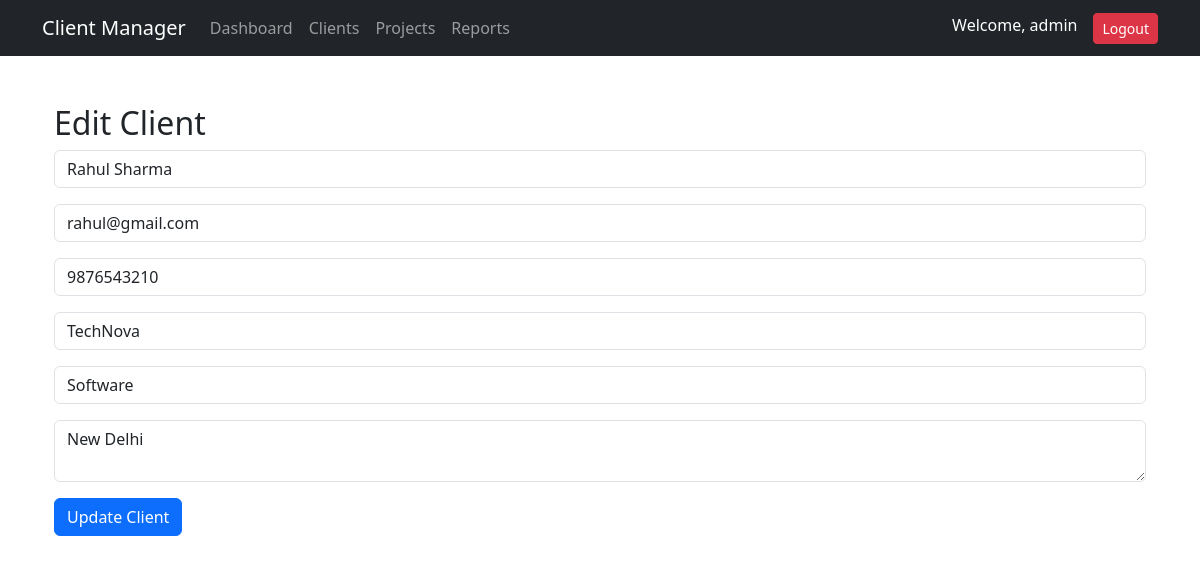
Screenshot of /clients/edit_client.php?id=1 (signed in) with the database file from the repository.
### tables this page shows
CREATE TABLE `clients` (
  `client_id` int(11) NOT NULL,
  `client_name` varchar(100) NOT NULL,
  `email` varchar(100) NOT NULL,
  `phone` varchar(20) DEFAULT NULL,
  `company_name` varchar(100) DEFAULT NULL,
  `industry` varchar(100) DEFAULT NULL,
  `address` text DEFAULT NULL,
  `created_at` timestamp NOT NULL DEFAULT current_timestamp()
);

### clients/edit_client.php (the view, shortened to what this page needs)
<?php
include("../includes/db.php");
include("../includes/header.php");
$id = $_GET['id'];
$result = mysqli_query(
$conn,
"SELECT * FROM clients
WHERE client_id=$id"
);
$client = mysqli_fetch_assoc($result);
?>
<link href="https://cdn.jsdelivr.net/npm/bootstrap@5.3.3/dist/css/bootstrap.min.css"
rel="stylesheet">
<div class="container mt-5">
<h2>Edit Client</h2>
<form method="POST">
<input
type="text"
name="client_name"
value="<?php echo $client['client_name']; ?>"
class="form-control mb-3">
<input
type="email"
name="email"
value="<?php echo $client['email']; ?>"
class="form-control mb-3">
<input
type="text"
name="phone"
value="<?php echo $client['phone']; ?>"
class="form-control mb-3">
<input
type="text"
name="company_name"
value="<?php echo $client['company_name']; ?>"
class="form-control mb-3">
<input
type="text"
name="industry"
value="<?php echo $client['industry']; ?>"
class="form-control mb-3">
<textarea
name="address"
class="form-control mb-3"><?php echo $client['address']; ?></textarea>
<button
type="submit"
name="update_client"
class="btn btn-primary">
Update Client
</button>
</form>
</div>
<?php
include("../includes/footer.php");
?>

### rows the page displays
clients: client_name "Rahul Sharma", email "rahul@gmail.com", phone "9876543210", company_name "TechNova", industry "Software", address "New Delhi"

### other values shown
$_SESSION['admin'] "admin"
